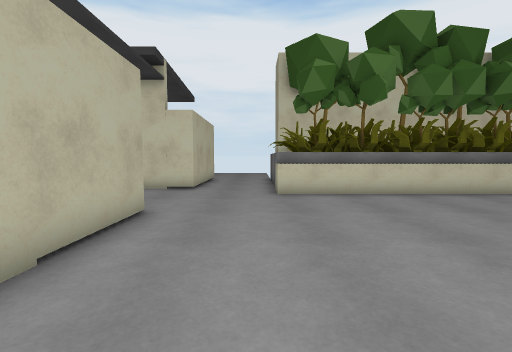
View 1 (above)

19 first-person views from a walk through a scene from a Unity 3-D project. The camera is 1.2 m above the floor, tilts 4° down and sees 90° across. The floor is counted in squares, 1 m on a side. Each view is taken from the middle of a square. On the plan, view 1 faces up. The plan holds only what a view shows up to about 12 squares ahead; the rest is blank. The place goes on beyond the plan. The player is left out. Some surface patterns are stand-ins.

View 2
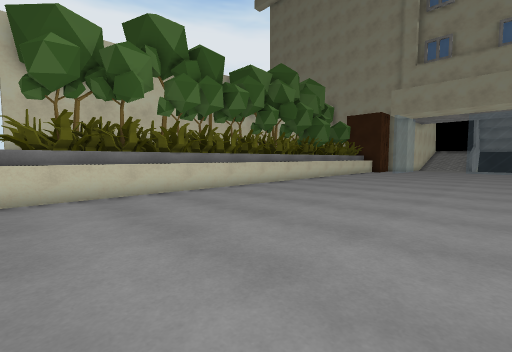

View 3
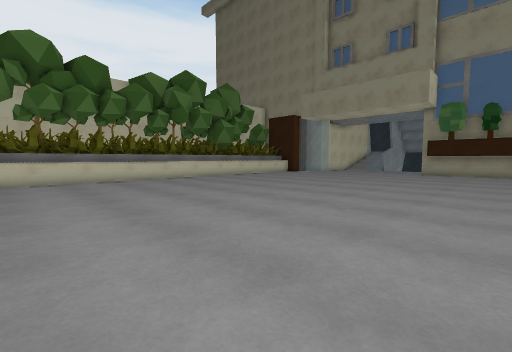

View 4
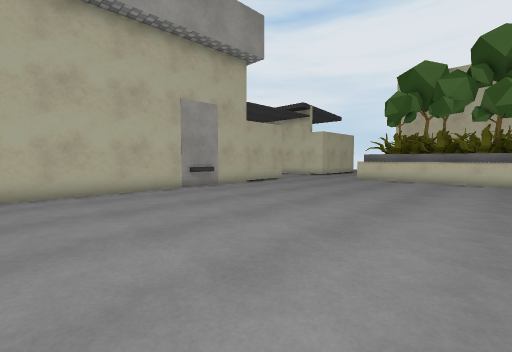

View 5
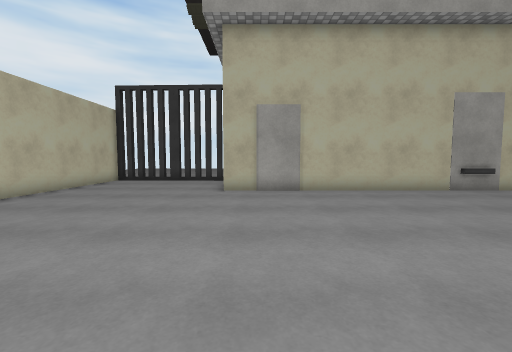

View 6
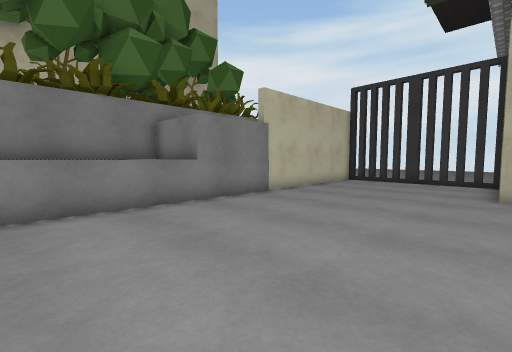

View 7
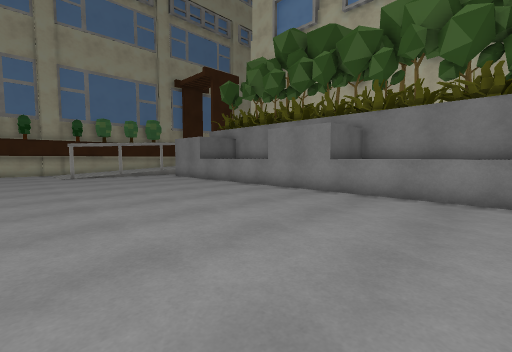

View 8
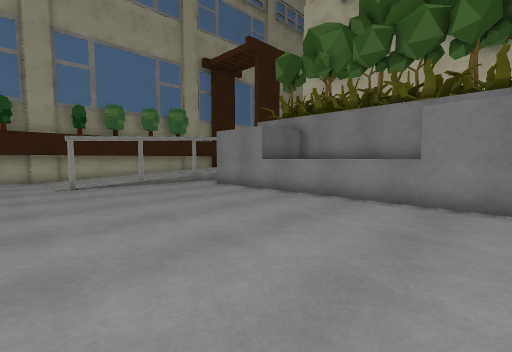

View 9
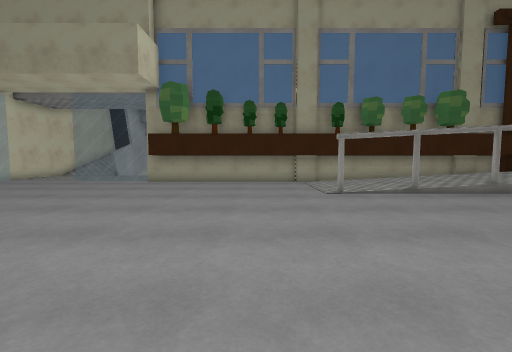

View 10
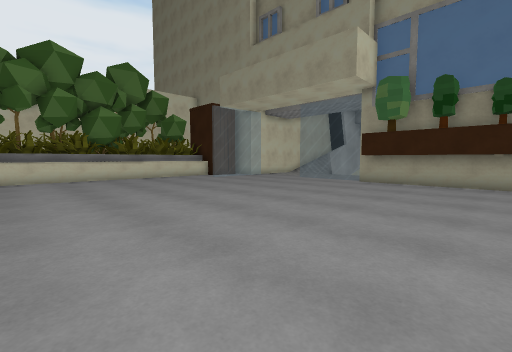

View 11
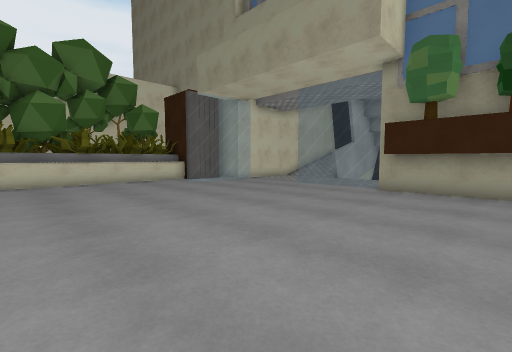

View 12
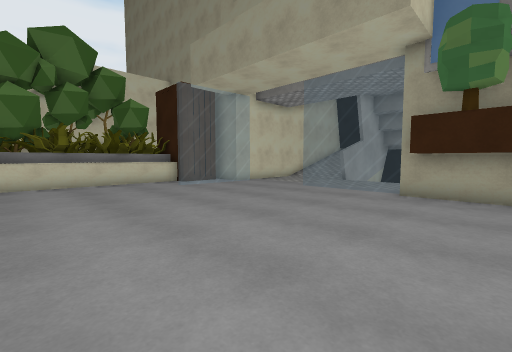

View 13
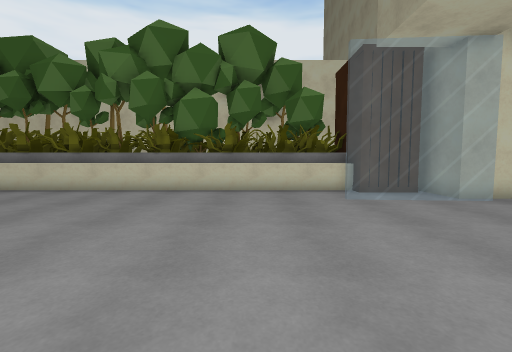

View 14
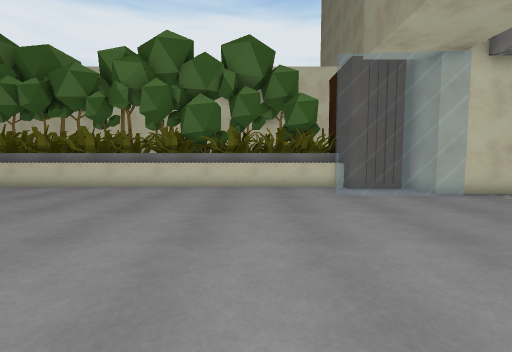

View 15
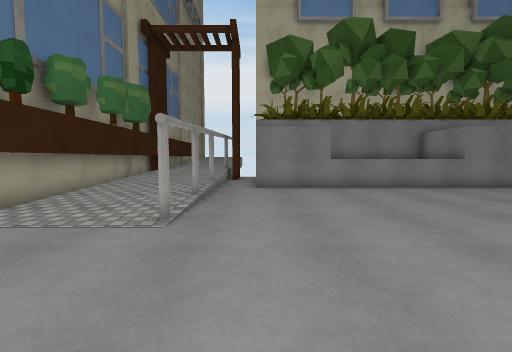

View 16
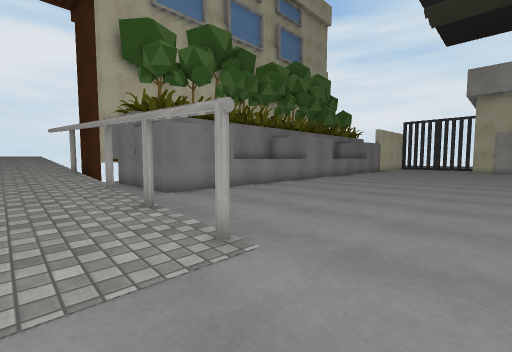

View 17
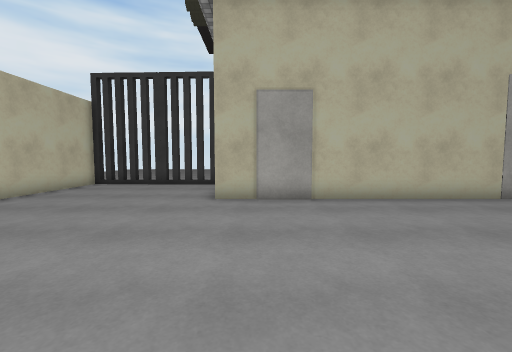

View 18
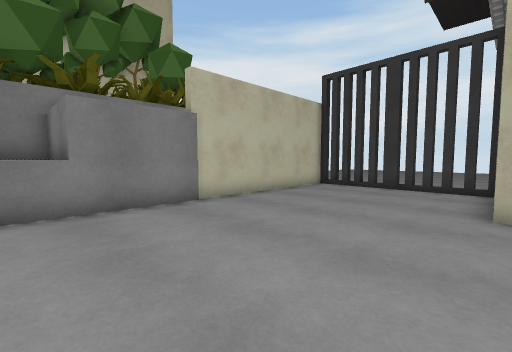

View 19
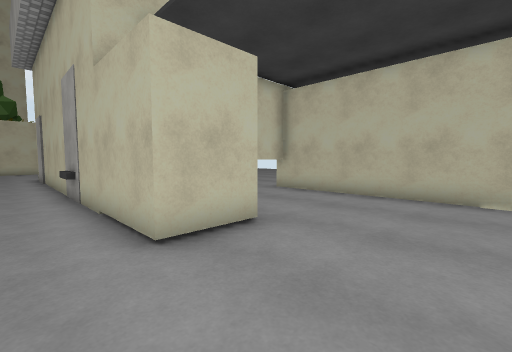

### Floor plan
Key: @ floor where view 1 was taken; # wall or solid block; x gap in a wall; . main floor; : floor 0.25 m higher than the main floor; + floor 0.5 m higher than the main floor; = window, fence, low wall or low ledge; ^ raised ledge; O other object.
Columns run from 10 left of view 1 to 27 right of it. Each row starts with its distance up from view 1.
  9  #.........OOOOOOOOOOOOOOOO^OOOOOO###
  8  #................................###
  7  #..................................##
  6  #...............................=====
  5  #....##..............................
  4  #...  #.............................
  3  #..   #..............................
  2  ##    #.............................=
  1        #.............................=
  0        #..@..........................=
 -1        #.............................=
 -2        #...........................##
 -3        #...........................##
 -4        #...........................##
 -5        #...........................##
 -6        #...........................##
 -7        #...........................##
 -8        #...........................##
 -9    #  ##...........................##
-10 .. x............................O..##
-11 .. x...............................##
-12    x............................#::##
-13    x............................:::##
-14    x............................:::##
-15    x......####....=###=....####.#::##
-16    ########  #^^^^ #  ^^^^^#  #.:::##
-17              #  ^  #  ^^   #  #.+++##

Positions as (right, up) in squares from view 1, and headings:
1: (0, 0), facing up
2: (1, 0), facing up-right
3: (5, -6), facing up-right
4: (7, -6), facing up-left
5: (7, -8), facing left
6: (7, -9), facing down-left
7: (4, -7), facing down-right
8: (10, -8), facing down-right
9: (13, -7), facing right
10: (13, -7), facing up-right
11: (16, -5), facing up-right
12: (17, -4), facing up-right
13: (20, -1), facing up
14: (20, -2), facing up
15: (20, -5), facing down
16: (24, -7), facing down-left
17: (5, -8), facing left
18: (4, -9), facing down-left
19: (-1, 9), facing down-left
